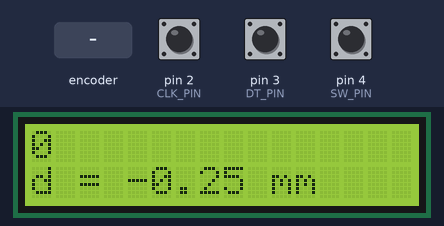
Bench run of a sketch on a simulated Arduino Uno, built with avr-gcc and run on an emulated ATmega328P. Shown: 16×2 character LCD. The inputs (shaded band) are chosen by the test bench; at power-on: pin 4 (SW_PIN) HIGH, pin 2 (CLK_PIN) HIGH, pin 3 (DT_PIN) HIGH. What the sketch prints to the serial monitor is not drawn.

Above: at 1.2 s.
1.3 s: rotary encoder on pin 2 (CLK_PIN) / pin 3 (DT_PIN) turned 3 steps (first pin leading)
At 2.2 s:
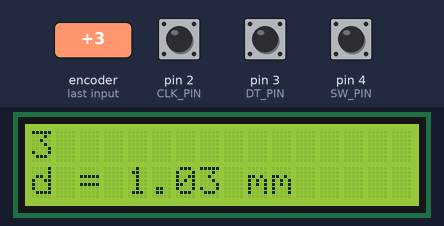
3.4 s: pin 4 (SW_PIN) pulled LOW for 0.15 s
Timing chart, 0 to 6.4 s (numbered marks = the images above; inputs shaded):
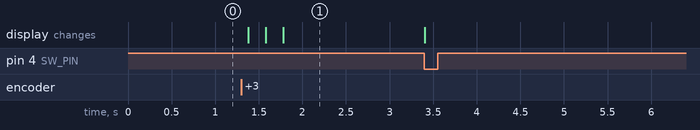

The sketch:

electronic_tape_measure.ino
```cpp
/*
 * MTE 201 Measurement System Project Code
 * 10/31/2024
 * Code snippets from https://github.com/mo-thunderz/RotaryEncoder
 */

// include the library code:
#include <LiquidCrystal.h>

// initialize the library by associating any needed LCD interface pin
// with the arduino pin number it is connected to
#define RS_PIN 5
#define EN_PIN 6
#define D4_PIN 7
#define D5_PIN 8
#define D6_PIN 9
#define D7_PIN 10

LiquidCrystal lcd(RS_PIN, EN_PIN, D4_PIN, D5_PIN, D6_PIN, D7_PIN);

// macro definition for the rotatary encoder, see: https://components101.com/sites/default/files/component_datasheet/KY-04-Rotary-Encoder-Datasheet.pdf
// TODO: set to correct values
#define CLK_PIN 2  // "A" pin A ideally can handle an interrupt
#define DT_PIN 3   // "B" POSSIBLY REMOVE. REDUNDANT
#define SW_PIN 4   // the built in switch

// volatile unsigned int foo; <= see: https://gammon.com.au/interrupts

volatile uint16_t pulse_count = 0;
volatile bool update_lcd = true;

void setup() {
  Serial.begin(115200);
  lcd.begin(16, 2);  // begin LCD object with (columns, rows)
  lcd.clear();       // clear the lcd
  // encoder pin definition
  pinMode(CLK_PIN, INPUT_PULLUP);
  pinMode(DT_PIN, INPUT_PULLUP);
  pinMode(SW_PIN, INPUT_PULLUP);
  // interrupts the microcontroller and tells it to run a function on the changing edge of the CLK_PIN
  // using this so we don't miss any cycles that the rotary encoder is outputting
  // see: https://docs.arduino.cc/language-reference/en/functions/external-interrupts/attachInterrupt/
  // CHANGE is a built-in constant. see above
  attachInterrupt(digitalPinToInterrupt(CLK_PIN), handlePulse, CHANGE);
  attachInterrupt(digitalPinToInterrupt(DT_PIN), handlePulse, CHANGE);
}

void loop() {
  static uint8_t prev_button_state = HIGH;
  // If count has changed print the new value to serial
  if (update_lcd) {
    update_lcd = false;
    //Serial.println(counter);
    // print the the counter
    lcd.clear();
    lcd.print(pulse_count);
    lcd.setCursor(0, 2);
    lcd.print("d = ");
    lcd.print((pulse_count * 0.4265) - 0.2487);
    lcd.print(" mm");
    Serial.println(pulse_count);
  }
  // If button on encoder (SW_PIN) is pressed, reset
  int button_state = digitalRead(SW_PIN);
  //Serial.println(zbutton_state);
  if (button_state != prev_button_state) {
    if (button_state == LOW) {
      pulse_count = 0;
      update_lcd = true;
      Serial.println("RESET");
    }
    // ignore case for LOW button
  }
  prev_button_state = button_state;
}

/*
 * ISR to handle a pulse from the rotary encoder
 */
void handlePulse() {
  // Taken from https://github.com/mo-thunderz/RotaryEncoder
  // Encoder interrupt routine for both pins. Updates counter
  // if they are valid and have rotated a full indent
  static uint8_t old_AB = 3;                                                                  // Lookup table index
  static int8_t encval = 0;                                                                   // Encoder value
  static const int8_t enc_states[] = { 0, -1, 1, 0, 1, 0, 0, -1, -1, 0, 0, 1, 0, 1, -1, 0 };  // Lookup table
  old_AB <<= 2;                                                                               // Remember previous state
  if (digitalRead(CLK_PIN)) old_AB |= 0x02;                                                   // Add current state of pin A
  if (digitalRead(DT_PIN)) old_AB |= 0x01;                                                    // Add current state of pin B
  encval += enc_states[(old_AB & 0x0f)];
  // Update counter if encoder has rotated a full indent, that is at least 4 steps
  if (encval > 3) {
    // four steps forward
    pulse_count++;  // increment pulse_count
    update_lcd = true;
    encval = 0;
  } else if (encval < -3) {
    // four steps backwards
    if (pulse_count > 0) {
      pulse_count--;
      update_lcd = true;
    }
    encval = 0;
  }
  // any other case is invalid, best decision is said to ignore this
}
```

Measured:
- after the input at 1.3 s, the display: first changes after 0.08 s (image 1 shows a later state)
